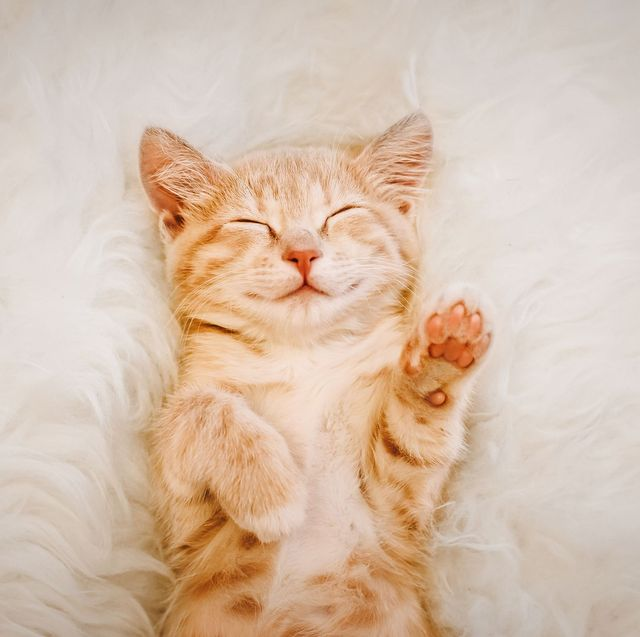
#> input picture examples/221206/cat.jpg, 640 x 637 px
$ python ex_04.py
#> lines starting #> are read from the running program, lines starting #| are printed output that depends on the picture
# 이미지 대비 높이기 : 흑백 _ gray scale
import cv2
import matplotlib.pyplot as plt

image_path = "./cat.jpg"

# 흑백 이미지대비 높이기
image_gray = cv2.imread(image_path, cv2.IMREAD_GRAYSCALE)
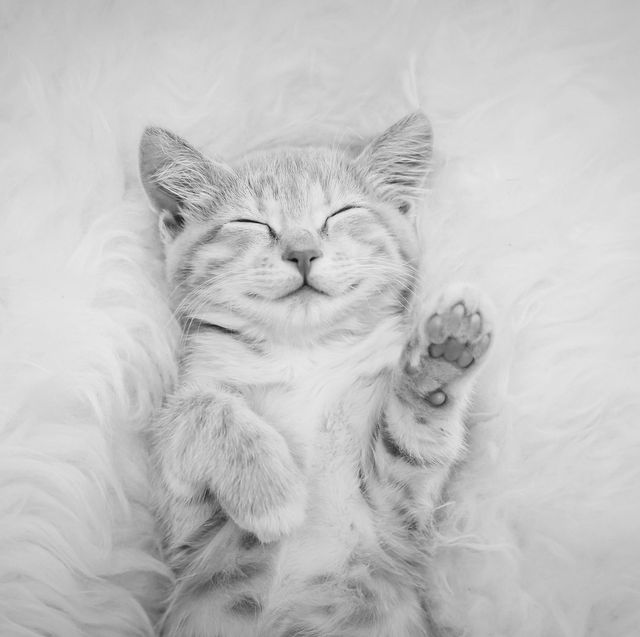
#> image_gray: shape (637, 640); min 6, max 240, mean 196.9
image_enhanced = cv2.equalizeHist(image_gray)
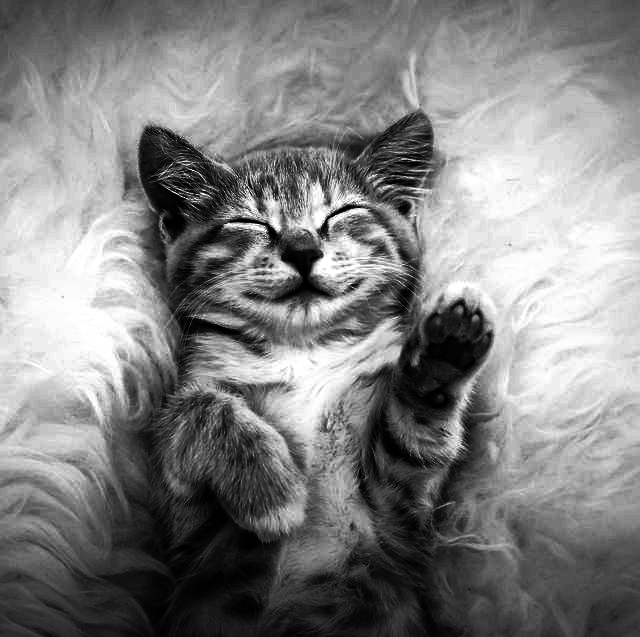
#> image_enhanced: shape (637, 640); min 0, max 255, mean 129.5

# GRAy SCALE로 변환
# print(image_gray.shape)  # gray sclale은 채널이 없음(안나옴)

# plot
fig, ax = plt.subplots(1, 2, figsize=(10, 5))
ax[0].imshow(image_gray, cmap='gray')
ax[0].set_title("Original Image")
ax[1].imshow(image_enhanced, cmap='gray')
ax[1].set_title("Enhanced Image")
plt.show()
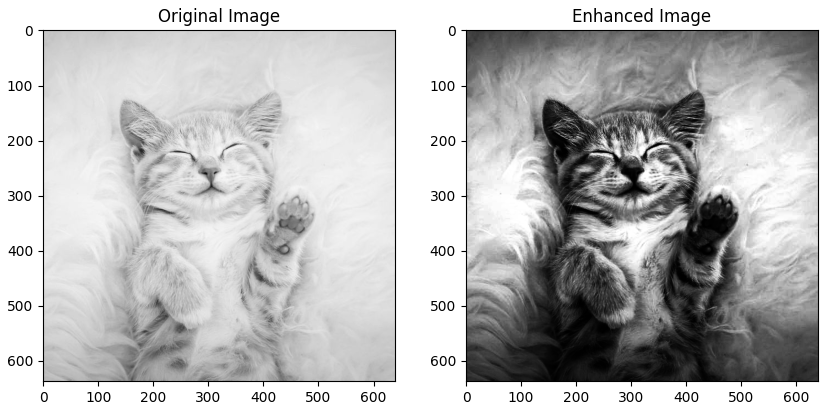
#> figure drawn by matplotlib, 2 panels


# RGB에서도 가능 : format 2번 해야함

# 컬러이미지 대비높이기

# 방법 : RGB -> YUV 컬러 포맷으로 변환 -> equlizeHist() -> RGB
# BGR
image_bgr = cv2.imread(image_path)
#> image_bgr is the input picture: shape (637, 640, 3); mean B, G, R 173.4, 192.2, 215.2

# RGB
image_rgb = cv2.cvtColor(image_bgr, cv2.COLOR_BGR2RGB)

# YUV
image_yuv = cv2.cvtColor(image_rgb, cv2.COLOR_RGB2YUV)
#> image_yuv: shape (637, 640, 3); mean of channels 0, 1, 2 196.9, 116.6, 144

# 히스토그램 평활화 적용
image_yuv[:, :, 0] = cv2.equalizeHist(image_yuv[:, :, 0])
#> image_yuv: shape (637, 640, 3); mean of channels 0, 1, 2 129.5, 116.6, 144

# RGB 변경
image_rgb_temp = cv2.cvtColor(image_yuv, cv2.COLOR_YUV2RGB)
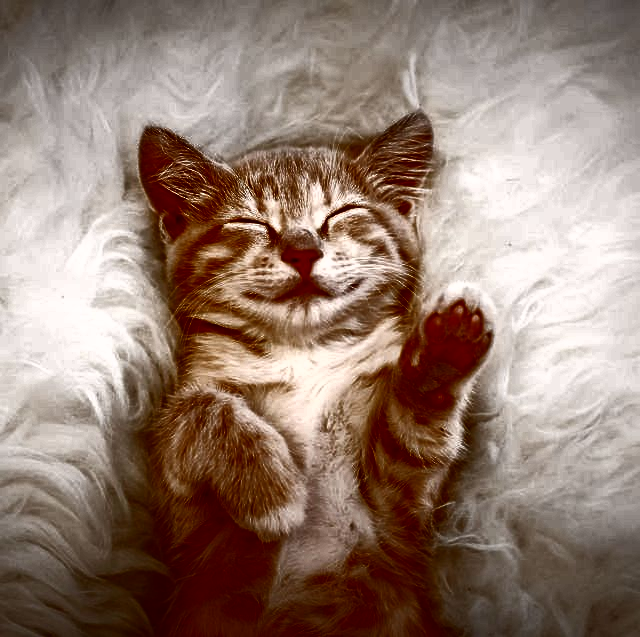
#> image_rgb_temp: shape (637, 640, 3); mean R, G, B 147.6, 125.1, 112.7

# plot
fig, ax = plt.subplots(1, 2, figsize=(12, 8))
ax[0].imshow(image_rgb)
ax[0].set_title("Original Image")
ax[1].imshow(image_rgb_temp)
ax[1].set_title("Enhanced Color image")
plt.show()
